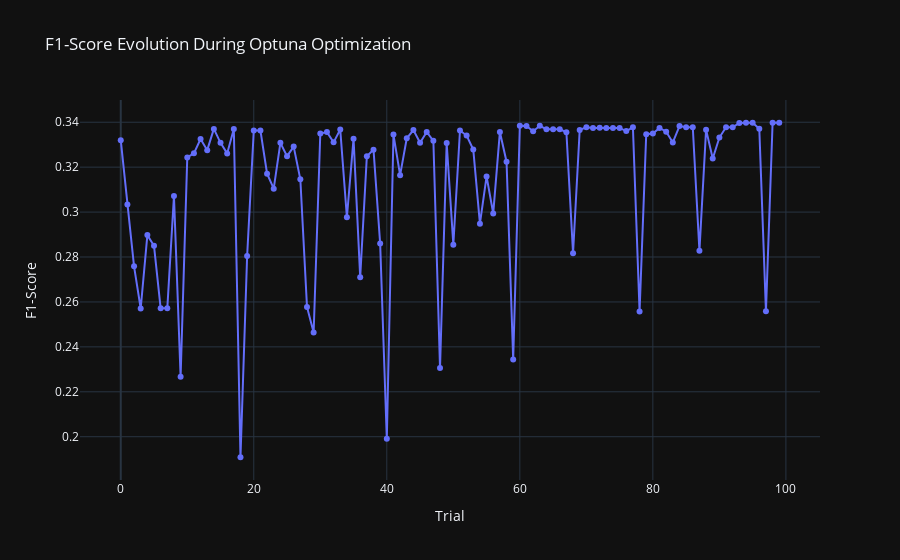

The notebook cell this image was saved under:
### Code cell
visualizations['f1_score_evolution']
